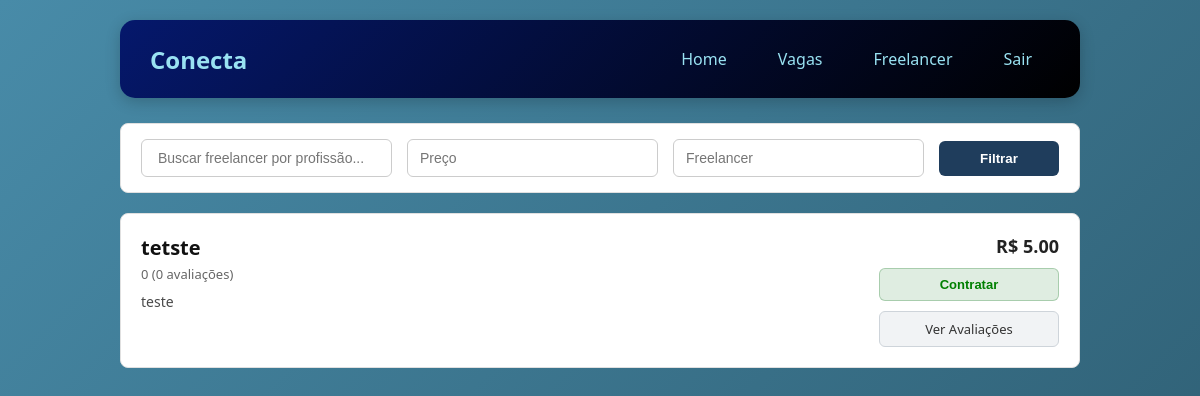
The page /freelancer (signed in) on the database its author committed.
### tables this page shows
CREATE TABLE freelancers (
    id_freelancer INTEGER PRIMARY KEY AUTOINCREMENT,
    id_funcionario INTEGER NOT NULL,
    profissao TEXT,
    servico_oferecido TEXT,
    preco_medio REAL,
    disponibilidade TEXT DEFAULT 'disponivel',
    total_avaliacoes INTEGER DEFAULT 0,
    data_cadastro TIMESTAMP DEFAULT CURRENT_TIMESTAMP,
    FOREIGN KEY (id_funcionario) REFERENCES funcionarios(id_funcionario) ON DELETE CASCADE
);

### routes/route_freelancer.py (the view)
@bp_freelancer.route('/freelancer', methods=['GET', 'POST'])
def buscar_freelancer():
    if 'usuario_id' not in session:
        return redirect('/')
    id_usuario = session['usuario_id']
    tipo_usuario = session.get('tipo')
    busca = request.args.get('busca', '')
    disponibilidade = request.args.get('disponibilidade', '')
    preco_medio_min = request.args.get('preco_medio_min', '')
    preco_medio_max = request.args.get('preco_medio_max', '')
    try:
        preco_medio_min = float(preco_medio_min) if preco_medio_min else None
    except ValueError:
        preco_medio_min = None
    try:
        preco_medio_max = float(preco_medio_max) if preco_medio_max else None
    except ValueError:
        preco_medio_max = None
    resultado = Freelancer.buscar_freelancer(busca=busca if busca else None,
                                             disponibilidade=disponibilidade if disponibilidade else None,
                                             preco_medio_min=preco_medio_min,preco_medio_max=preco_medio_max)
    freelancers_com_status = []
    for freelancer in resultado:
        freelancer_dict = dict(freelancer)
        tipo_contratante = session['tipo']
        if tipo_usuario == 'empresa' or tipo_usuario == 'funcionario':
            contratacao = ContratacaoCRUD.buscar_por_freelancer_e_contratante(
                freelancer['id_freelancer'],
                id_usuario,
                tipo_contratante
                )
            freelancer_dict['ja_contratou'] = contratacao is not None
            media_info = Avaliacao.calcular_media_avaliacoes(freelancer['id_freelancer'])
            freelancer_dict['media_avaliacao'] = media_info['media']
            freelancer_dict['total_avaliacoes'] = media_info['total']
            if freelancer_dict['ja_contratou']:
                freelancer_dict['avaliado'] = ContratacaoCRUD.buscar_avaliacao(
                    freelancer['id_freelancer'],
                    id_usuario,
                    tipo_contratante
                )
        freelancers_com_status.append(freelancer_dict)
    resultado = freelancers_com_status
    return render_template('vaga/freelancer_listar.html',resultado=resultado,busca=busca, disponibilidade=disponibilidade,preco_medio_min=preco_medio_min,preco_medio_max=preco_medio_max,
                           tipo_usuario=tipo_usuario)

### CRUDs/crud_avaliacao.py (called while the page is built)
    @staticmethod
    def calcular_media_avaliacoes(id_freelancer):
        conn = get_connection()
        try:
            cursor = conn.cursor()
            cursor.execute('''
                SELECT AVG(nota) as media, COUNT(*) as total
                FROM avaliacoes
                WHERE id_freelancer = ?
            ''', (id_freelancer,))
            resultado = cursor.fetchone()
            if resultado and resultado['media']:
                return {
                    'media': round(resultado['media'], 1),
                    'total': resultado['total']
                }
            return {'media': 0, 'total': 0}
        finally:
            conn.close()

### CRUDs/crud_contratar.py (called while the page is built)
    @staticmethod
    def buscar_por_freelancer_e_contratante(id_freelancer, id_contratante,tipo_contratante):
        conn = get_connection()
        try:
            cursor = conn.cursor()
            cursor.execute('''
                SELECT * FROM contratacoes
                WHERE id_freelancer = ? AND id_contratante = ? AND tipo_contratante =?
                AND status IN ('pendente','aceito','recusado','concluido','cancelado')
            ''', (id_freelancer, id_contratante,tipo_contratante))
            return cursor.fetchone()
        finally:
            conn.close()

### CRUDs/crud_freelancer.py (called while the page is built, shortened)
    @staticmethod
    def buscar_freelancer(filtros=None):
        conn = get_connection()
        try:
            cursor = conn.cursor()
            query = '''
                SELECT * FROM freelancers
                WHERE 1=1
            '''
            params = []
            query += " ORDER BY preco_medio DESC"
            cursor.execute(query, params)
            return cursor.fetchall()
        finally:
            conn.close()

### database/connect.py (called while the page is built)
def get_connection():
    conn = sqlite3.connect(Config.DB_PATH) # cria conexão
    conn.execute("PRAGMA foreign_keys = ON;") # ativa foreign keys
    conn.row_factory = sqlite3.Row  # retorna dicionário ao invés de tupla
    return conn # retorna conexão

### models/model_avaliacao.py (called while the page is built)
    @staticmethod
    def calcular_media_avaliacoes(id_freelancer):
        return AvaliacaoCRUD.calcular_media_avaliacoes(id_freelancer)

### templates/vaga/freelancer_listar.html (shortened to what this page needs)
{% extends "menu.html" %}
{% block content %}
<link rel="stylesheet" href="../static/css/vaga/listar_freelas.css">
<div class="filtros">
    <form method="GET" action="{{ url_for('freelancer.buscar_freelancer') }}">
        <input type="text" name="busca" placeholder=" Buscar freelancer por profissão..." value="{{ busca or '' }}">
        <input type="number" name="preco_medio_min" placeholder="Preço" value="{{ preco_min or '' }}" step="1000">
        <input type="text" name="freelancer" placeholder="Freelancer" value="{{ freelancer or '' }}">
        <div class="grupo-botoes-filtros">
            <button type="submit" class="btn-filtrar"> Filtrar</button>
        </div>
    </form>
</div>
<div class="freelancers-container">
    {% if resultado %}
        {% for freelancer in resultado %}
        <div class="freelancer-card">
            <div class="card-conteudo-superior">
                <div class="card-esquerda">
                    <div class="avaliacao-info">
                        <h2>{{ freelancer.profissao }}</h2>
                        <div class="sub-avaliacao-info">
                            {{ freelancer.media_avaliacao }} ({{ freelancer.total_avaliacoes }} avaliações)
                        </div>
                    </div>
                    <p class="descricao">
                        {{ freelancer.servico_oferecido[:250] }}
                    </p>
                </div>
                <div class="card-direita">
                    <div class="salario">
                        {% if freelancer.preco_medio %}
                            R$ {{ "%.2f"|format(freelancer.preco_medio) }}
                        {% else %}
                            Preço a combinar
                        {% endif %}
                    </div>
                    <form class="form-contratar-bloco" method="POST" action="{{ url_for('contratar_frelas.contratar', id_freelancer=freelancer.id_freelancer) }}">
                        <button type="submit" class="btn-contratar">Contratar</button>
                    </form>
                    <div class="acoes-bloco">
                        <a href="{{ url_for('avaliacao.ver_avaliacoes', id_freelancer=freelancer.id_freelancer) }}" class="btn-link-avaliacoes">
                            Ver Avaliações
                        </a>
                    </div>
                </div>
            </div>
        </div>
        {% endfor %}
    {% else %}
        <div class="sem-vagas">
            <p>Nenhum freelancer encontrado com os filtros selecionados.</p>
            <p>Tente ajustar sua busca ou verifique outras oportunidades!</p>
        </div>
    {% endif %}
</div>
{% endblock %}

### static/css/home/homef.css (style rules this page uses)
* { margin: 0; padding: 0; box-sizing: border-box; }
body { font-family: 'Segoe UI', Tahoma, Geneva, Verdana, sans-serif; background: linear-gradient(135deg, #488BA8 0%, #2c5a6e 100%); min-height: 100vh; }

### static/css/vaga/listar_freelas.css (style rules this page uses)
.filtros { background: #ffffff; padding: 15px 20px; border-radius: 8px; border: 1px solid #e0e0e0; margin-bottom: 20px; width: 100%; box-sizing: border-box; }
.filtros form { display: flex; gap: 15px; align-items: center; }
.filtros input { flex: 1; padding: 10px 12px; border: 1px solid #cccccc; border-radius: 6px; font-size: 14px; outline: none; }
.grupo-botoes-filtros { display: flex; flex-direction: column; gap: 8px; min-width: 120px; }
.btn-filtrar { background-color: #1f3d5c; color: #ffffff; border: none; padding: 10px 20px; border-radius: 6px; font-weight: 600; cursor: pointer; text-align: center; }
.freelancers-container { display: flex; flex-direction: column; gap: 16px; width: 100%; box-sizing: border-box; }
.freelancer-card { background: #ffffff; border-radius: 8px; border: 1px solid #e0e0e0; padding: 20px; display: flex; flex-direction: column; gap: 15px; width: 100%; box-sizing: border-box; }
.card-conteudo-superior { display: flex; justify-content: space-between; align-items: flex-start; gap: 20px; width: 100%; }
.card-esquerda { flex: 1; display: flex; flex-direction: column; gap: 8px; }
.avaliacao-info h2 { font-size: 20px; margin: 0 0 4px 0; color: #111111; }
.sub-avaliacao-info { font-size: 13px; color: #666666; }
.descricao { font-size: 14px; line-height: 1.5; color: #4a4a4a; margin: 0; }
.card-direita { width: 180px; display: flex; flex-direction: column; gap: 10px; text-align: right; }
.salario { font-size: 18px; font-weight: 700; color: #222222; }
.form-contratar-bloco { width: 100%; margin: 0; }
.btn-contratar { width: 100%; background-color: #066e1120; color: green; border: 1px solid #066e1140; padding: 8px 12px; border-radius: 6px; font-weight: 600; font-size: 13px; cursor: pointer; box-sizing: border-box; }
.acoes-bloco { width: 100%; }
.acoes-bloco .btn-link-avaliacoes { display: block; width: 100%; text-decoration: none; text-align: center; box-sizing: border-box; padding: 8px 12px; font-size: 13px; background: #f1f3f5; color: #333; border: 1px solid #ced4da; border-radius: 6px; font-weight: 500; }

### rows shown on the page
freelancers: profissao "tetste", media_avaliacao "0", total_avaliacoes "0", servico_oferecido "teste", preco_medio "5.00"
